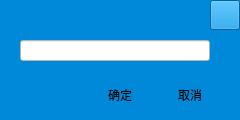
<?xml version="1.0" encoding="UTF-8"?>
<ui version="4.0">
 <class>Msg</class>
 <widget class="QDialog" name="Msg">
  <property name="geometry">
   <rect>
    <x>0</x>
    <y>0</y>
    <width>240</width>
    <height>120</height>
   </rect>
  </property>
  <property name="windowTitle">
   <string>Dialog</string>
  </property>
  <property name="styleSheet">
   <string notr="true">background-color:rgb(0,137,216)</string>
  </property>
  <widget class="QLineEdit" name="input">
   <property name="geometry">
    <rect>
     <x>20</x>
     <y>40</y>
     <width>190</width>
     <height>21</height>
    </rect>
   </property>
   <property name="styleSheet">
    <string notr="true">background-color: rgb(255, 255, 255);</string>
   </property>
  </widget>
  <widget class="QPushButton" name="okButton">
   <property name="geometry">
    <rect>
     <x>90</x>
     <y>80</y>
     <width>60</width>
     <height>30</height>
    </rect>
   </property>
   <property name="styleSheet">
    <string notr="true">QPushButton#okButton
{
	font: 25 9pt &quot;Microsoft YaHei&quot;;
    border-image: url(:/Resources/images/Button.jpg);
    border-radius:5px;
}

QPushButton#okButton:pressed
{
    border-image: url(:/Resources/images/Button.jpg);
    padding-left:2px;
    padding-top:2px;
}</string>
   </property>
   <property name="text">
    <string>确定</string>
   </property>
  </widget>
  <widget class="QPushButton" name="cancelButton">
   <property name="geometry">
    <rect>
     <x>160</x>
     <y>80</y>
     <width>60</width>
     <height>30</height>
    </rect>
   </property>
   <property name="styleSheet">
    <string notr="true">QPushButton#cancelButton
{
	font: 25 9pt &quot;Microsoft YaHei&quot;;
    border-image: url(:/Resources/images/Button.jpg);
    border-radius:5px;
}

QPushButton#cancelButton:pressed
{
    border-image: url(:/Resources/images/Button.jpg);
    padding-left:2px;
    padding-top:2px;
}</string>
   </property>
   <property name="text">
    <string>取消</string>
   </property>
  </widget>
  <widget class="QPushButton" name="close1Button">
   <property name="geometry">
    <rect>
     <x>210</x>
     <y>0</y>
     <width>30</width>
     <height>30</height>
    </rect>
   </property>
   <property name="styleSheet">
    <string notr="true">QPushButton#close1Button
{
    border-image: url(:/Resources/images/close.png);
}
QPushButton#close1Button:hover
{
	border-image: url(:/Resources/images/close_hover.png);
}
QPushButton#close1Button:pressed
{
    border-image: url(:/Resources/images/close_press.png);
}
</string>
   </property>
   <property name="text">
    <string/>
   </property>
   <property name="iconSize">
    <size>
     <width>30</width>
     <height>30</height>
    </size>
   </property>
  </widget>
 </widget>
 <resources/>
 <connections/>
</ui>
